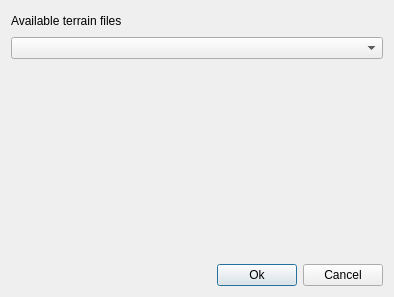
<?xml version="1.0" encoding="UTF-8"?>
<ui version="4.0">
 <class>ModuleWindow</class>
 <widget class="QDialog" name="ModuleWindow">
  <property name="geometry">
   <rect>
    <x>0</x>
    <y>0</y>
    <width>394</width>
    <height>297</height>
   </rect>
  </property>
  <property name="windowTitle">
   <string>Module</string>
  </property>
  <layout class="QVBoxLayout" name="verticalLayout">
   <item>
    <layout class="QGridLayout" name="gridLayout">
     <item row="0" column="0">
      <widget class="QLabel" name="label">
       <property name="text">
        <string>Available terrain files</string>
       </property>
      </widget>
     </item>
     <item row="1" column="0" colspan="2">
      <widget class="QComboBox" name="filelist">
       <property name="sizePolicy">
        <sizepolicy hsizetype="Expanding" vsizetype="Fixed">
         <horstretch>0</horstretch>
         <verstretch>0</verstretch>
        </sizepolicy>
       </property>
      </widget>
     </item>
     <item row="0" column="1">
      <spacer name="horizontalSpacer">
       <property name="orientation">
        <enum>Qt::Horizontal</enum>
       </property>
       <property name="sizeHint" stdset="0">
        <size>
         <width>40</width>
         <height>20</height>
        </size>
       </property>
      </spacer>
     </item>
    </layout>
   </item>
   <item>
    <layout class="QGridLayout" name="option_layout"/>
   </item>
   <item>
    <spacer name="verticalSpacer">
     <property name="orientation">
      <enum>Qt::Vertical</enum>
     </property>
     <property name="sizeHint" stdset="0">
      <size>
       <width>20</width>
       <height>40</height>
      </size>
     </property>
    </spacer>
   </item>
   <item>
    <layout class="QGridLayout" name="gridLayout_2">
     <item row="0" column="1">
      <widget class="QPushButton" name="btnOk">
       <property name="text">
        <string>Ok</string>
       </property>
      </widget>
     </item>
     <item row="0" column="2">
      <widget class="QPushButton" name="btnCncl">
       <property name="text">
        <string>Cancel</string>
       </property>
      </widget>
     </item>
     <item row="0" column="0">
      <spacer name="horizontalSpacer_2">
       <property name="orientation">
        <enum>Qt::Horizontal</enum>
       </property>
       <property name="sizeHint" stdset="0">
        <size>
         <width>40</width>
         <height>20</height>
        </size>
       </property>
      </spacer>
     </item>
    </layout>
   </item>
  </layout>
 </widget>
 <layoutdefault spacing="6" margin="11"/>
 <resources/>
 <connections/>
</ui>
